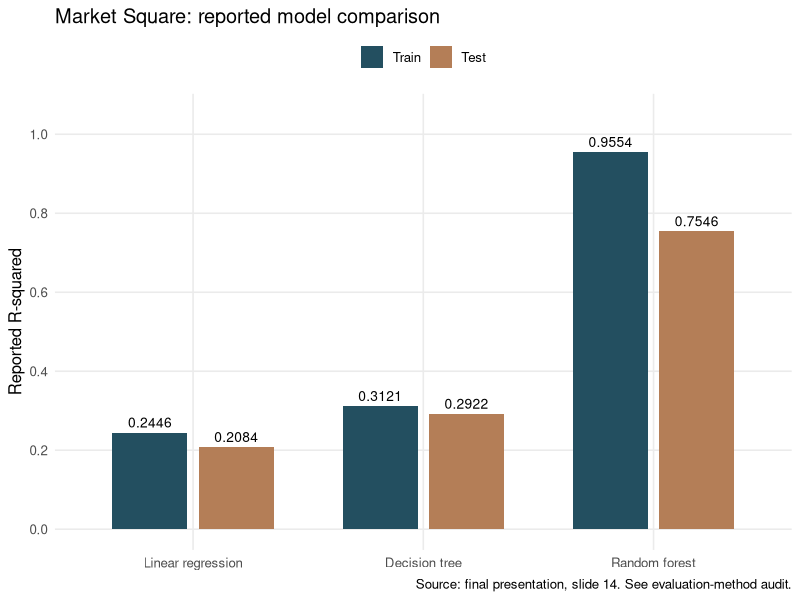

Source code (R):
# Transcribe and redraw the final presentation, slide 14.
# These are reported results, NOT outputs of run.R.
library(ggplot2)
args <- commandArgs(trailingOnly = TRUE); out <- if (length(args)) args[1] else "outputs"
dir.create(out, recursive = TRUE, showWarnings = FALSE)
d <- data.frame(model = rep(c("Linear regression", "Decision tree", "Random forest"), each = 2),
  partition = rep(c("Train", "Test"), 3),
  r_squared = c(.2446, .2084, .3121, .2922, .9554, .7546),
  rmse = c(164.50, 162.34, 156.98, 153.51, 93.97, 90.03),
  source = "Original final presentation; slide 14",
  status = "Reported; not independently reproduced as a disjoint holdout")
write.csv(d, file.path(out, "reported-metrics.csv"), row.names = FALSE)
d$model <- factor(d$model, levels = unique(d$model))
d$partition <- factor(d$partition, levels = c("Train", "Test"))
p <- ggplot(d, aes(model, r_squared, fill = partition)) +
  geom_col(position = position_dodge(.75), width = .65) +
  geom_text(aes(label = sprintf("%.4f", r_squared)), position = position_dodge(.75), vjust = -.5, size = 3.5) +
  scale_fill_manual(values = c("#234f60", "#b47e57")) +
  scale_y_continuous(limits = c(0, 1.05), breaks = seq(0, 1, .2)) +
  labs(title = "Market Square: reported model comparison", x = NULL, y = "Reported R-squared",
    fill = NULL, caption = "Source: final presentation, slide 14. See evaluation-method audit.") +
  theme_minimal(base_size = 12) + theme(panel.grid.minor = element_blank(), legend.position = "top")
ggsave(file.path(out, "citybus-reported-comparison.svg"), p, width = 9, height = 5, device = grDevices::svg)
